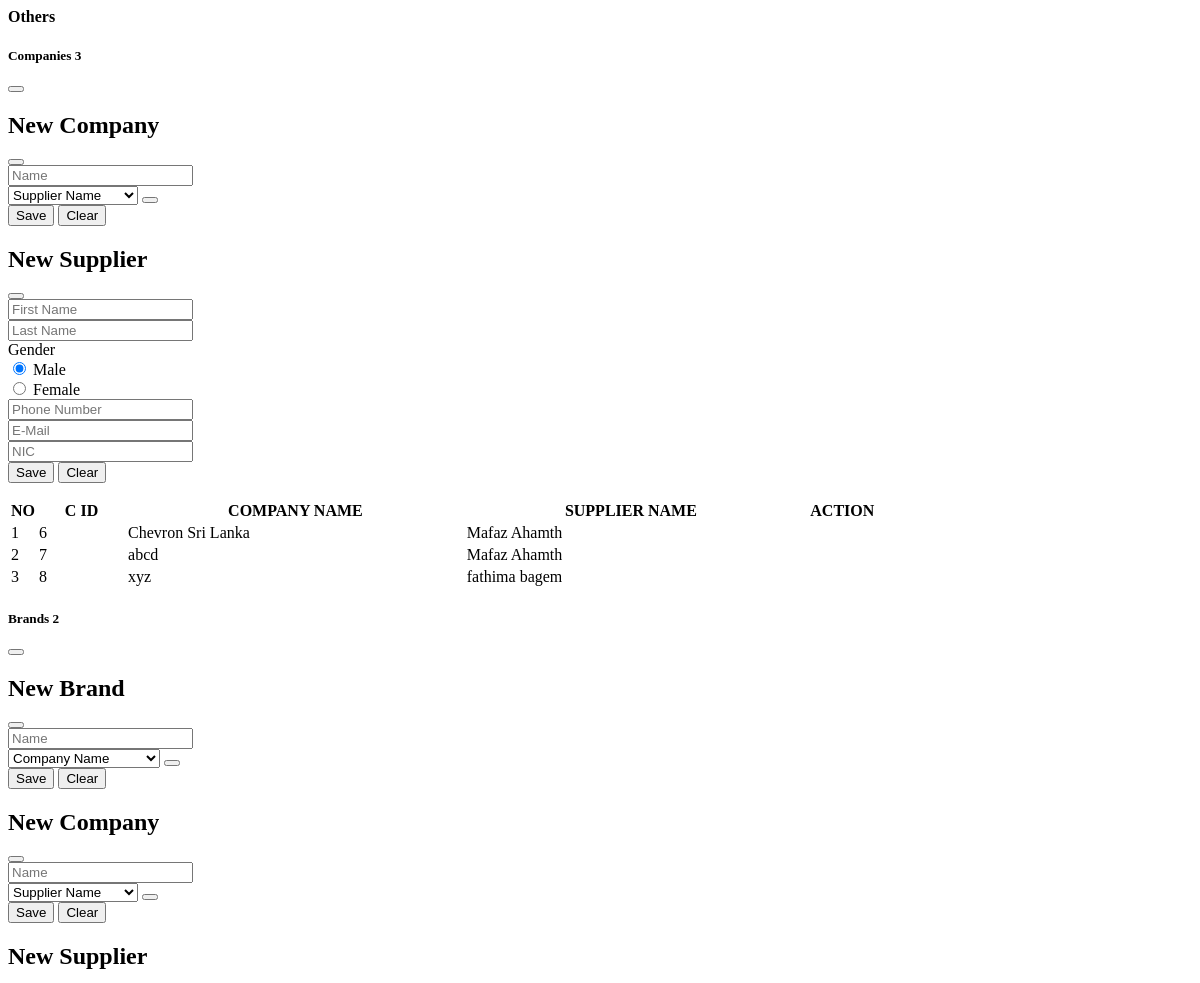
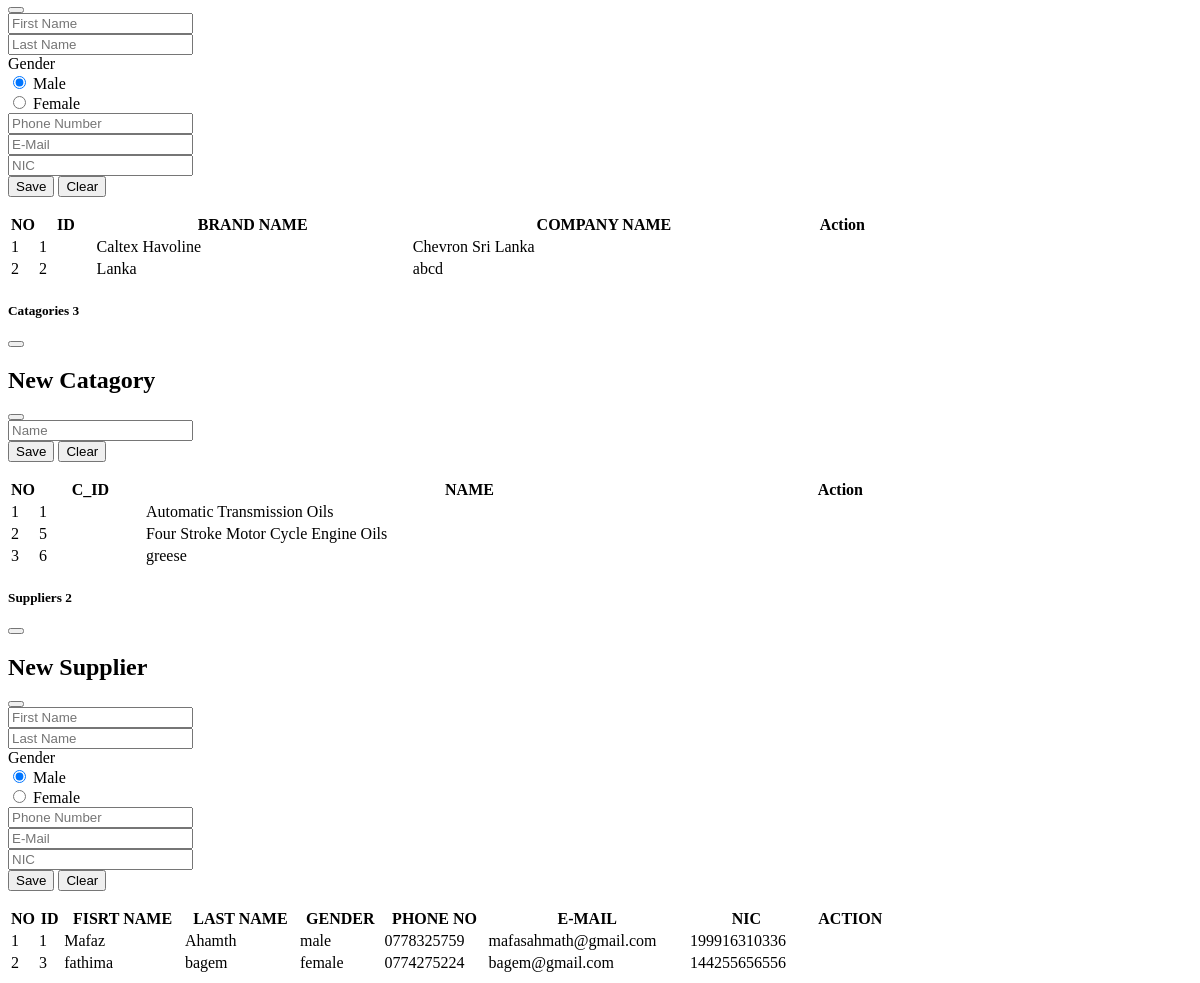
The app's page /others.php with its own data (2 pictures, top to bottom).
### tables this page shows
CREATE TABLE `category` (
  `c_id` int(100) NOT NULL,
  `name` varchar(100) NOT NULL
);

CREATE TABLE `supplier` (
  `s_id` int(100) NOT NULL,
  `f_name` varchar(100) NOT NULL,
  `l_name` varchar(100) NOT NULL,
  `gander` varchar(50) NOT NULL,
  `phone_no` varchar(100) NOT NULL,
  `email` varchar(100) NOT NULL,
  `nic` varchar(100) NOT NULL
);

### others.php (the view, shortened to what the rows shown need)
<section class="" id="others">
        <?php
        include("forms/db.php");
        $tblSupplier = mysqli_query($con, "SELECT * FROM supplier");
        $tblCatagery = mysqli_query($con, "SELECT * FROM category");
        ?>
        <link rel="stylesheet" href="css/validation.css">
        <div class="container-fluid g-0">
                <div class="row g-2">
                        <div class="col-12  ">
                                <div class="card border-0 ">
                                        <div class="card-header d-flex  align-items-center justify-content-between">
                                                <?php include("forms/companyForms.php") ?>
                                        </div>
                                        <div class="card-body ">
                                                <div class="table-responsive rounded caption-top ">
                                                        <table class="table table-hover table-bordered table-sm ">
                                                                <thead class="table-dark text-center">
                                                                        <tr>
                                                                                <th scope="col" width="3%">NO</th>
                                                                                <th scope="col">C ID</th>
                                                                                <th scope="col">COMPANY NAME</th>
                                                                                <th scope="col">SUPPLIER NAME</th>
                                                                                <th scope="col" colspan="2" width="10%">ACTION</th>
                                                                        </tr>
                                                                </thead>
                                                        </table>
                                                </div>
                                        </div>
                                </div>
                        </div>
                        <div class="col-12  ">
                                <div class="card border-0 ">
                                        <div class="card-header d-flex  align-items-center justify-content-between">
                                                <?php include("forms/brandForm.php") ?>
                                        </div>
                                        <div class="card-body ">
                                                <div class="table-responsive rounded caption-top">
                                                        <table class="table table-hover table-bordered table-sm">
                                                                <thead class="table-dark text-center">
                                                                        <tr>
                                                                                <th scope="col" width="3%">NO</th>
                                                                                <th scope="col">ID</th>
                                                                                <th scope="col">BRAND NAME</th>
                                                                                <th scope="col">COMPANY NAME</th>
                                                                                <th scope="col" colspan="2" width="10%">Action</th>
                                                                        </tr>
                                                                </thead>
                                                        </table>
                                                </div>
                                        </div>
                                </div>
                        </div>
                        <div class="col-12  ">
                                <div class="card border-0 ">
                                        <div class="card-header d-flex  align-items-center justify-content-between">
                                                <?php include("forms/catageryForm.php") ?>
                                        </div>
                                        <div class="card-body ">
                                                <div class="table-responsive rounded ">
                                                        <table class="table table-hover table-bordered table-sm">
                                                                <thead class="table-dark text-center">
                                                                        <tr>
                                                                                <th scope="col" width="3%">NO</th>
                                                                                <th scope="col">C_ID</th>
                                                                                <th scope="col">NAME</th>
                                                                                <th scope="col" colspan="2" width="10%">Action</th>
                                                                        </tr>
                                                                </thead>
                                                                <tbody id="ctgryTbl">
                                                                        <?php
                                                                        if (mysqli_num_rows($tblCatagery) > 0) {
                                                                                $noOfCtgry = 0;
                                                                                while ($row = mysqli_fetch_assoc($tblCatagery)) {
                                                                                        echo "<tr>";
                                                                                        echo "<td>" . ++$noOfCtgry .  "</td>";
                                                                                        echo "<td>" . $row['c_id'] . "</td>";
                                                                                        echo "<td>" . $row['name'] . "</td>";
                                                                                        $c_ID = $row['c_id'];
                                                                                        echo "<td class='text-center'>  <a  class='btn btn-outline-primary btn-sm ' id='ctgryUpdate' data-id='$c_ID' value='edit'> <i class='bi bi-pencil-square' ></i></a> </td>
                                                                                        <td class='text-center'> <a  class='btn btn-outline-warning btn-sm' id='ctgryDel' data-id='$c_ID' value='del'> <i class='bi bi-trash3'></i></a> </td> </tr>";
                                                                                }
                                                                        }
                                                                        ?>
                                                                </tbody>
                                                        </table>
                                                </div>
                                        </div>
                                </div>
                        </div>
                        <div class="col-12 ">
                                <div class="card border-0 ">
                                        <div class="card-header d-flex  align-items-center justify-content-between">
                                                <?php include("forms/supplierForm.php") ?>
                                        </div>
                                        <div class="card-body ">
                                                <div class="table-responsive rounded caption-top">
                                                        <table class="table table-hover table-bordered table-sm">
                                                                <thead class="table-dark text-center">
                                                                        <tr>
                                                                                <th scope="col" width="3%">NO</th>
                                                                                <th scope="col" >ID</th>
                                                                                <th scope="col">FISRT NAME</th>
                                                                                <th scope="col">LAST NAME</th>
                                                                                <th scope="col">GENDER</th>
                                                                                <th scope="col">PHONE NO</th>
                                                                                <th scope="col">E-MAIL</th>
                                                                                <th scope="col">NIC</th>
                                                                                <th scope="col" colspan="2" width="10%">ACTION</th>
                                                                        </tr>
                                                                </thead>
                                                                <tbody id="slprTbl">
                                                                        <?php
                                                                        if (mysqli_num_rows($tblSupplier) > 0) {
                                                                                $noOfSupplier = 0;
                                                                                while ($row = mysqli_fetch_assoc($tblSupplier)) {
                                                                                        echo "<tr>";
                                                                                        echo "<td>" . ++$noOfSupplier .  "</td>";
                                                                                        echo "<td>" . $row['s_id'] . "</td>";
                                                                                        echo "<td>" . $row['f_name'] . "</td>";
                                                                                        echo "<td>" . $row['l_name'] . "</td>";
                                                                                        echo "<td>" . $row['gander'] . "</td>";
                                                                                        echo "<td>" . $row['phone_no'] . "</td>";
                                                                                        echo "<td>" . $row['email'] . "</td>";
                                                                                        echo "<td>" . $row['nic'] . "</td>";
                                                                                        $s_ID = $row['s_id'];
                                                                                        echo "<td class='text-center'>  <a  class='btn btn-outline-primary btn-sm ' id='slprUpdate' data-id='$s_ID' value='edit'> <i class='bi bi-pencil-square' ></i></a> </td>
                                                                                        <td class='text-center'> <a  class='btn btn-outline-warning btn-sm' id='slprDel' data-id='$s_ID' value='del'> <i class='bi bi-trash3'></i></a> </td> </tr>";
                                                                                }
                                                                        }
                                                                        ?>
                                                                </tbody>
                                                        </table>
                                                </div>
                                        </div>
                                </div>
                        </div>
                </div>
        </div>
</section>

### records on screen
category: c_id "1", name "Automatic Transmission Oils"
category: c_id "5", name "Four Stroke Motor Cycle Engine Oils"
category: c_id "6", name "greese"
supplier: s_id "1", f_name "Mafaz", l_name "Ahamth", gander "male", phone_no "0778325759", email "mafasahmath@gmail.com", nic "199916310336"
supplier: s_id "3", f_name "fathima", l_name "bagem", gander "female", phone_no "0774275224", email "bagem@gmail.com", nic "144255656556"

### other values on screen
mysqli_num_rows($tblCampanyView) "3"
$row['company_id'] "6"
$row['company_name'] "Chevron Sri Lanka"
$row['supplier_name'] "Mafaz Ahamth"
$row['company_id'] "7"
$row['company_name'] "abcd"
$row['company_id'] "8"
$row['company_name'] "xyz"
$row['supplier_name'] "fathima bagem"
mysqli_num_rows($tblBrandView) "2"
$row['b_id'] "1"
$row['brand_name'] "Caltex Havoline"
$row['b_id'] "2"
$row['brand_name'] "Lanka"
mysqli_num_rows($tblCatagery) "3"
